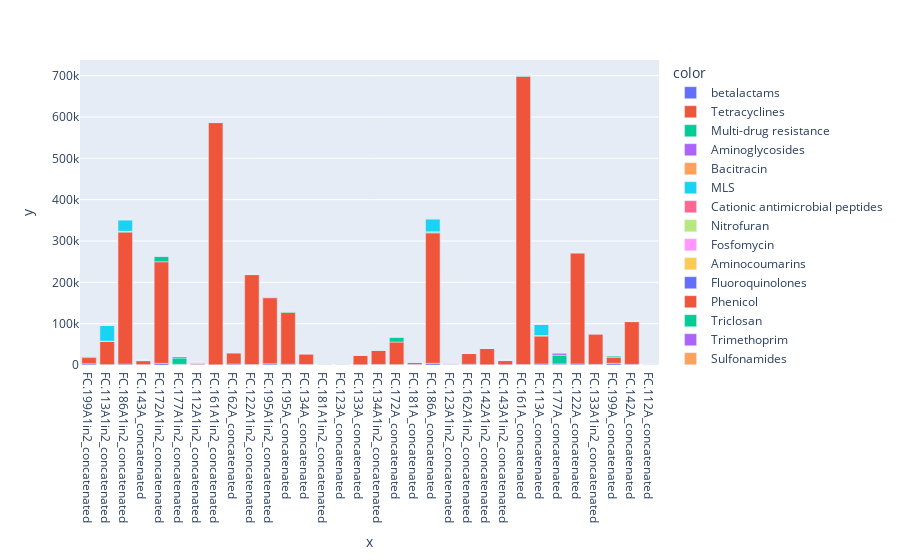

The cell this chart's notebook holds for it:
### Code cell
import plotly.express as px

#df.plot(kind='bar', x='ID', y='Normalized_Count',fill='Name', mode='stack')

px.bar(x=class_df['ID'], y=class_df['Normalized_Count'] , color=class_df['Name']) # hover text goes here

### Figure 1 — Plotly figure (JSON) as saved in the notebook; plotly's stock layout.template omitted (floating-point values rounded to 4 significant figures)
{"data": [{"alignmentgroup": "True", "hovertemplate": "color=betalactams<br>x=%{x}<br>y=%{y}<extra></extra>", "legendgroup": "betalactams", "marker": {"color": "#636efa"}, "name": "betalactams", "offsetgroup": "betalactams", "orientation": "v", "showlegend": true, "textposition": "auto", "type": "bar", "x": ["FC.199A1in2_concatenated", "FC.113A1in2_concatenated", "FC.186A1in2_concatenated", "FC.143A_concatenated", "FC.172A1in2_concatenated", "FC.177A1in2_concatenated", "FC.112A1in2_concatenated", "FC.161A1in2_concatenated", "FC.162A_concatenated", "FC.122A1in2_concatenated", "FC.195A1in2_concatenated", "FC.195A_concatenated", "FC.134A_concatenated", "FC.181A1in2_concatenated", "FC.123A_concatenated", "FC.133A_concatenated", "FC.134A1in2_concatenated", "FC.172A_concatenated", "FC.181A_concatenated", "FC.186A_concatenated", "FC.123A1in2_concatenated", "FC.162A1in2_concatenated", "FC.142A1in2_concatenated", "FC.143A1in2_concatenated", "FC.161A_concatenated", "FC.113A_concatenated", "FC.177A_concatenated", "FC.122A_concatenated", "FC.133A1in2_concatenated", "FC.199A_concatenated", "FC.142A_concatenated", "FC.112A_concatenated"], "xaxis": "x", "y": [2967.0, 923.1, 2083.0, 946.4, 4013.0, 1603.0, 1427.0, 327.6, 2250.0, 1000.0, 2813.0, 1944.0, 1229.0, 476.2, 1192.0, 600.0, 1355.0, 935.5, 1485.0, 4188.0, 1400.0, 1855.0, 545.5, 750.0, 1068.0, 2327.0, 2438.0, 2429.0, 1477.0, 4060.0, 1520.0, 340.0], "yaxis": "y"}, {"alignmentgroup": "True", "hovertemplate": "color=Tetracyclines<br>x=%{x}<br>y=%{y}<extra></extra>", "legendgroup": "Tetracyclines", "marker": {"color": "#EF553B"}, "name": "Tetracyclines", "offsetgroup": "Tetracyclines", "orientation": "v", "showlegend": true, "textposition": "auto", "type": "bar", "x": ["FC.199A1in2_concatenated", "FC.113A1in2_concatenated", "FC.186A1in2_concatenated", "FC.143A_concatenated", "FC.172A1in2_concatenated", "FC.177A1in2_concatenated", "FC.112A1in2_concatenated", "FC.161A1in2_concatenated", "FC.162A_concatenated", "FC.122A1in2_concatenated", "FC.195A1in2_concatenated", "FC.195A_concatenated", "FC.134A_concatenated", "FC.181A1in2_concatenated", "FC.123A_concatenated", "FC.133A_concatenated", "FC.134A1in2_concatenated", "FC.172A_concatenated", "FC.181A_concatenated", "FC.186A_concatenated", "FC.123A1in2_concatenated", "FC.162A1in2_concatenated", "FC.142A1in2_concatenated", "FC.143A1in2_concatenated", "FC.161A_concatenated", "FC.113A_concatenated", "FC.177A_concatenated", "FC.122A_concatenated", "FC.133A1in2_concatenated", "FC.199A_concatenated", "FC.142A_concatenated", "FC.112A_concatenated"], "xaxis": "x", "y": [15000.0, 56310.0, 319400.0, 9607.0, 245700.0, 101.2, 2750.0, 586100.0, 26770.0, 217600.0, 160000.0, 125300.0, 25600.0, 1476.0, 576.9, 23160.0, 34840.0, 54650.0, 4818.0, 315500.0, 538.5, 25840.0, 39480.0, 10000.0, 697200.0, 68270.0, 222.2, 268700.0, 73650.0, 14720.0, 103400.0, 660.0], "yaxis": "y"}, {"alignmentgroup": "True", "hovertemplate": "color=Multi-drug resistance<br>x=%{x}<br>y=%{y}<extra></extra>", "legendgroup": "Multi-drug resistance", "marker": {"color": "#00cc96"}, "name": "Multi-drug resistance", "offsetgroup": "Multi-drug resistance", "orientation": "v", "showlegend": true, "textposition": "auto", "type": "bar", "x": ["FC.199A1in2_concatenated", "FC.113A1in2_concatenated", "FC.186A1in2_concatenated", "FC.143A_concatenated", "FC.172A1in2_concatenated", "FC.177A1in2_concatenated", "FC.112A1in2_concatenated", "FC.161A1in2_concatenated", "FC.162A_concatenated", "FC.122A1in2_concatenated", "FC.195A1in2_concatenated", "FC.195A_concatenated", "FC.134A_concatenated", "FC.181A1in2_concatenated", "FC.123A_concatenated", "FC.133A_concatenated", "FC.134A1in2_concatenated", "FC.172A_concatenated", "FC.181A_concatenated", "FC.186A_concatenated", "FC.123A1in2_concatenated", "FC.162A1in2_concatenated", "FC.142A1in2_concatenated", "FC.143A1in2_concatenated", "FC.161A_concatenated", "FC.113A_concatenated", "FC.177A_concatenated", "FC.122A_concatenated", "FC.133A1in2_concatenated", "FC.199A_concatenated", "FC.142A_concatenated", "FC.112A_concatenated"], "xaxis": "x", "y": [3377.0, 0, 1694.0, 232.1, 13860.0, 15210.0, 520.8, 1655.0, 1784.0, 280.7, 1703.0, 2639.0, 400.0, 142.9, 269.2, 360.0, 290.3, 11940.0, 151.5, 2176.0, 123.1, 1000.0, 212.1, 0, 1500.0, 183.7, 20940.0, 457.1, 227.3, 3313.0, 440.0, 280.0], "yaxis": "y"}, {"alignmentgroup": "True", "hovertemplate": "color=Aminoglycosides<br>x=%{x}<br>y=%{y}<extra></extra>", "legendgroup": "Aminoglycosides", "marker": {"color": "#ab63fa"}, "name": "Aminoglycosides", "offsetgroup": "Aminoglycosides", "orientation": "v", "showlegend": true, "textposition": "auto", "type": "bar", "x": ["FC.199A1in2_concatenated", "FC.113A1in2_concatenated", "FC.186A1in2_concatenated", "FC.143A_concatenated", "FC.172A1in2_concatenated", "FC.177A1in2_concatenated", "FC.112A1in2_concatenated", "FC.161A1in2_concatenated", "FC.162A_concatenated", "FC.122A1in2_concatenated", "FC.195A1in2_concatenated", "FC.195A_concatenated", "FC.134A_concatenated", "FC.181A1in2_concatenated", "FC.123A_concatenated", "FC.133A_concatenated", "FC.134A1in2_concatenated", "FC.172A_concatenated", "FC.181A_concatenated", "FC.186A_concatenated", "FC.123A1in2_concatenated", "FC.162A1in2_concatenated", "FC.142A1in2_concatenated", "FC.143A1in2_concatenated", "FC.161A_concatenated", "FC.113A_concatenated", "FC.177A_concatenated", "FC.122A_concatenated", "FC.133A1in2_concatenated", "FC.199A_concatenated", "FC.142A_concatenated", "FC.112A_concatenated"], "xaxis": "x", "y": [557.4, 410.3, 291.7, 232.1, 592.1, 3850.0, 1188.0, 172.4, 420.5, 175.4, 625.0, 472.2, 428.6, 690.5, 730.8, 200.0, 451.6, 258.1, 848.5, 411.8, 1277.0, 345.5, 121.2, 225.0, 500.0, 479.6, 5645.0, 657.1, 704.5, 723.9, 480.0, 380.0], "yaxis": "y"}, {"alignmentgroup": "True", "hovertemplate": "color=Bacitracin<br>x=%{x}<br>y=%{y}<extra></extra>", "legendgroup": "Bacitracin", "marker": {"color": "#FFA15A"}, "name": "Bacitracin", "offsetgroup": "Bacitracin", "orientation": "v", "showlegend": true, "textposition": "auto", "type": "bar", "x": ["FC.199A1in2_concatenated", "FC.113A1in2_concatenated", "FC.186A1in2_concatenated", "FC.143A_concatenated", "FC.172A1in2_concatenated", "FC.177A1in2_concatenated", "FC.112A1in2_concatenated", "FC.161A1in2_concatenated", "FC.162A_concatenated", "FC.122A1in2_concatenated", "FC.195A1in2_concatenated", "FC.195A_concatenated", "FC.134A_concatenated", "FC.181A1in2_concatenated", "FC.123A_concatenated", "FC.133A_concatenated", "FC.134A1in2_concatenated", "FC.172A_concatenated", "FC.181A_concatenated", "FC.186A_concatenated", "FC.123A1in2_concatenated", "FC.162A1in2_concatenated", "FC.142A1in2_concatenated", "FC.143A1in2_concatenated", "FC.161A_concatenated", "FC.113A_concatenated", "FC.177A_concatenated", "FC.122A_concatenated", "FC.133A1in2_concatenated", "FC.199A_concatenated", "FC.142A_concatenated", "FC.112A_concatenated"], "xaxis": "x", "y": [0, 0, 0, 0, 0, 194.3, 62.5, 0, 22.73, 0, 0, 0, 0, 0, 0, 0, 0, 0, 0, 0, 0, 0, 0, 0, 0, 0, 416.7, 0, 0, 0, 0, 40.0], "yaxis": "y"}, {"alignmentgroup": "True", "hovertemplate": "color=MLS<br>x=%{x}<br>y=%{y}<extra></extra>", "legendgroup": "MLS", "marker": {"color": "#19d3f3"}, "name": "MLS", "offsetgroup": "MLS", "orientation": "v", "showlegend": true, "textposition": "auto", "type": "bar", "x": ["FC.199A1in2_concatenated", "FC.113A1in2_concatenated", "FC.186A1in2_concatenated", "FC.143A_concatenated", "FC.172A1in2_concatenated", "FC.177A1in2_concatenated", "FC.112A1in2_concatenated", "FC.161A1in2_concatenated", "FC.162A_concatenated", "FC.122A1in2_concatenated", "FC.195A1in2_concatenated", "FC.195A_concatenated", "FC.134A_concatenated", "FC.181A1in2_concatenated", "FC.123A_concatenated", "FC.133A_concatenated", "FC.134A1in2_concatenated", "FC.172A_concatenated", "FC.181A_concatenated", "FC.186A_concatenated", "FC.123A1in2_concatenated", "FC.162A1in2_concatenated", "FC.142A1in2_concatenated", "FC.143A1in2_concatenated", "FC.161A_concatenated", "FC.113A_concatenated", "FC.177A_concatenated", "FC.122A_concatenated", "FC.133A1in2_concatenated", "FC.199A_concatenated", "FC.142A_concatenated", "FC.112A_concatenated"], "xaxis": "x", "y": [131.1, 38970.0, 27310.0, 0, 210.5, 64.78, 239.6, 155.2, 238.6, 210.5, 484.4, 666.7, 200.0, 47.62, 0, 640.0, 64.52, 1355.0, 303.0, 30750.0, 92.31, 218.2, 60.61, 0, 135.1, 26790.0, 70.99, 71.43, 1432.0, 44.78, 40.0, 120.0], "yaxis": "y"}, {"alignmentgroup": "True", "hovertemplate": "color=Cationic antimicrobial peptides<br>x=%{x}<br>y=%{y}<extra></extra>", "legendgroup": "Cationic antimicrobial peptides", "marker": {"color": "#FF6692"}, "name": "Cationic antimicrobial peptides", "offsetgroup": "Cationic antimicrobial peptides", "orientation": "v", "showlegend": true, "textposition": "auto", "type": "bar", "x": ["FC.199A1in2_concatenated", "FC.113A1in2_concatenated", "FC.186A1in2_concatenated", "FC.143A_concatenated", "FC.172A1in2_concatenated", "FC.177A1in2_concatenated", "FC.112A1in2_concatenated", "FC.161A1in2_concatenated", "FC.162A_concatenated", "FC.122A1in2_concatenated", "FC.195A1in2_concatenated", "FC.195A_concatenated", "FC.134A_concatenated", "FC.181A1in2_concatenated", "FC.123A_concatenated", "FC.133A_concatenated", "FC.134A1in2_concatenated", "FC.172A_concatenated", "FC.181A_concatenated", "FC.186A_concatenated", "FC.123A1in2_concatenated", "FC.162A1in2_concatenated", "FC.142A1in2_concatenated", "FC.143A1in2_concatenated", "FC.161A_concatenated", "FC.113A_concatenated", "FC.177A_concatenated", "FC.122A_concatenated", "FC.133A1in2_concatenated", "FC.199A_concatenated", "FC.142A_concatenated", "FC.112A_concatenated"], "xaxis": "x", "y": [49.18, 51.28, 1403.0, 0, 315.8, 433.2, 0, 0, 79.55, 35.09, 78.13, 138.9, 0, 0, 0, 0, 0, 64.52, 0, 2812.0, 0, 54.55, 0, 0, 13.51, 71.43, 503.1, 71.43, 0, 89.55, 0, 0], "yaxis": "y"}, {"alignmentgroup": "True", "hovertemplate": "color=Nitrofuran<br>x=%{x}<br>y=%{y}<extra></extra>", "legendgroup": "Nitrofuran", "marker": {"color": "#B6E880"}, "name": "Nitrofuran", "offsetgroup": "Nitrofuran", "orientation": "v", "showlegend": true, "textposition": "auto", "type": "bar", "x": ["FC.199A1in2_concatenated", "FC.113A1in2_concatenated", "FC.186A1in2_concatenated", "FC.143A_concatenated", "FC.172A1in2_concatenated", "FC.177A1in2_concatenated", "FC.112A1in2_concatenated", "FC.161A1in2_concatenated", "FC.162A_concatenated", "FC.122A1in2_concatenated", "FC.195A1in2_concatenated", "FC.195A_concatenated", "FC.134A_concatenated", "FC.181A1in2_concatenated", "FC.123A_concatenated", "FC.133A_concatenated", "FC.134A1in2_concatenated", "FC.172A_concatenated", "FC.181A_concatenated", "FC.186A_concatenated", "FC.123A1in2_concatenated", "FC.162A1in2_concatenated", "FC.142A1in2_concatenated", "FC.143A1in2_concatenated", "FC.161A_concatenated", "FC.113A_concatenated", "FC.177A_concatenated", "FC.122A_concatenated", "FC.133A1in2_concatenated", "FC.199A_concatenated", "FC.142A_concatenated", "FC.112A_concatenated"], "xaxis": "x", "y": [0, 0, 0, 0, 0, 48.58, 20.83, 0, 0, 0, 0, 0, 0, 0, 0, 0, 0, 0, 0, 0, 0, 0, 0, 0, 0, 0, 30.86, 0, 0, 14.93, 0, 0], "yaxis": "y"}, {"alignmentgroup": "True", "hovertemplate": "color=Fosfomycin<br>x=%{x}<br>y=%{y}<extra></extra>", "legendgroup": "Fosfomycin", "marker": {"color": "#FF97FF"}, "name": "Fosfomycin", "offsetgroup": "Fosfomycin", "orientation": "v", "showlegend": true, "textposition": "auto", "type": "bar", "x": ["FC.199A1in2_concatenated", "FC.113A1in2_concatenated", "FC.186A1in2_concatenated", "FC.143A_concatenated", "FC.172A1in2_concatenated", "FC.177A1in2_concatenated", "FC.112A1in2_concatenated", "FC.161A1in2_concatenated", "FC.162A_concatenated", "FC.122A1in2_concatenated", "FC.195A1in2_concatenated", "FC.195A_concatenated", "FC.134A_concatenated", "FC.181A1in2_concatenated", "FC.123A_concatenated", "FC.133A_concatenated", "FC.134A1in2_concatenated", "FC.172A_concatenated", "FC.181A_concatenated", "FC.186A_concatenated", "FC.123A1in2_concatenated", "FC.162A1in2_concatenated", "FC.142A1in2_concatenated", "FC.143A1in2_concatenated", "FC.161A_concatenated", "FC.113A_concatenated", "FC.177A_concatenated", "FC.122A_concatenated", "FC.133A1in2_concatenated", "FC.199A_concatenated", "FC.142A_concatenated", "FC.112A_concatenated"], "xaxis": "x", "y": [0, 0, 0, 0, 0, 8.097, 0, 0, 0, 35.09, 0, 0, 0, 0, 0, 0, 0, 0, 0, 0, 46.15, 36.36, 0, 0, 0, 0, 0, 0, 0, 0, 0, 0], "yaxis": "y"}, {"alignmentgroup": "True", "hovertemplate": "color=Aminocoumarins<br>x=%{x}<br>y=%{y}<extra></extra>", "legendgroup": "Aminocoumarins", "marker": {"color": "#FECB52"}, "name": "Aminocoumarins", "offsetgroup": "Aminocoumarins", "orientation": "v", "showlegend": true, "textposition": "auto", "type": "bar", "x": ["FC.199A1in2_concatenated", "FC.113A1in2_concatenated", "FC.186A1in2_concatenated", "FC.143A_concatenated", "FC.172A1in2_concatenated", "FC.177A1in2_concatenated", "FC.112A1in2_concatenated", "FC.161A1in2_concatenated", "FC.162A_concatenated", "FC.122A1in2_concatenated", "FC.195A1in2_concatenated", "FC.195A_concatenated", "FC.134A_concatenated", "FC.181A1in2_concatenated", "FC.123A_concatenated", "FC.133A_concatenated", "FC.134A1in2_concatenated", "FC.172A_concatenated", "FC.181A_concatenated", "FC.186A_concatenated", "FC.123A1in2_concatenated", "FC.162A1in2_concatenated", "FC.142A1in2_concatenated", "FC.143A1in2_concatenated", "FC.161A_concatenated", "FC.113A_concatenated", "FC.177A_concatenated", "FC.122A_concatenated", "FC.133A1in2_concatenated", "FC.199A_concatenated", "FC.142A_concatenated", "FC.112A_concatenated"], "xaxis": "x", "y": [0, 0, 0, 0, 0, 0, 0, 0, 11.36, 0, 0, 0, 0, 0, 0, 0, 0, 32.26, 0, 0, 0, 18.18, 0, 0, 0, 0, 0, 0, 0, 7.463, 0, 0], "yaxis": "y"}, {"alignmentgroup": "True", "hovertemplate": "color=Fluoroquinolones<br>x=%{x}<br>y=%{y}<extra></extra>", "legendgroup": "Fluoroquinolones", "marker": {"color": "#636efa"}, "name": "Fluoroquinolones", "offsetgroup": "Fluoroquinolones", "orientation": "v", "showlegend": true, "textposition": "auto", "type": "bar", "x": ["FC.199A1in2_concatenated", "FC.113A1in2_concatenated", "FC.186A1in2_concatenated", "FC.143A_concatenated", "FC.172A1in2_concatenated", "FC.177A1in2_concatenated", "FC.112A1in2_concatenated", "FC.161A1in2_concatenated", "FC.162A_concatenated", "FC.122A1in2_concatenated", "FC.195A1in2_concatenated", "FC.195A_concatenated", "FC.134A_concatenated", "FC.181A1in2_concatenated", "FC.123A_concatenated", "FC.133A_concatenated", "FC.134A1in2_concatenated", "FC.172A_concatenated", "FC.181A_concatenated", "FC.186A_concatenated", "FC.123A1in2_concatenated", "FC.162A1in2_concatenated", "FC.142A1in2_concatenated", "FC.143A1in2_concatenated", "FC.161A_concatenated", "FC.113A_concatenated", "FC.177A_concatenated", "FC.122A_concatenated", "FC.133A1in2_concatenated", "FC.199A_concatenated", "FC.142A_concatenated", "FC.112A_concatenated"], "xaxis": "x", "y": [0, 0, 0, 0, 0, 4.049, 0, 0, 0, 0, 0, 0, 0, 0, 0, 0, 0, 0, 0, 0, 0, 0, 0, 0, 0, 0, 21.6, 0, 0, 0, 0, 0], "yaxis": "y"}, {"alignmentgroup": "True", "hovertemplate": "color=Phenicol<br>x=%{x}<br>y=%{y}<extra></extra>", "legendgroup": "Phenicol", "marker": {"color": "#EF553B"}, "name": "Phenicol", "offsetgroup": "Phenicol", "orientation": "v", "showlegend": true, "textposition": "auto", "type": "bar", "x": ["FC.199A1in2_concatenated", "FC.113A1in2_concatenated", "FC.186A1in2_concatenated", "FC.143A_concatenated", "FC.172A1in2_concatenated", "FC.177A1in2_concatenated", "FC.112A1in2_concatenated", "FC.161A1in2_concatenated", "FC.162A_concatenated", "FC.122A1in2_concatenated", "FC.195A1in2_concatenated", "FC.195A_concatenated", "FC.134A_concatenated", "FC.181A1in2_concatenated", "FC.123A_concatenated", "FC.133A_concatenated", "FC.134A1in2_concatenated", "FC.172A_concatenated", "FC.181A_concatenated", "FC.186A_concatenated", "FC.123A1in2_concatenated", "FC.162A1in2_concatenated", "FC.142A1in2_concatenated", "FC.143A1in2_concatenated", "FC.161A_concatenated", "FC.113A_concatenated", "FC.177A_concatenated", "FC.122A_concatenated", "FC.133A1in2_concatenated", "FC.199A_concatenated", "FC.142A_concatenated", "FC.112A_concatenated"], "xaxis": "x", "y": [0, 0, 0, 0, 0, 8.097, 406.3, 34.48, 0, 0, 62.5, 0, 114.3, 119.0, 0, 80.0, 161.3, 0, 0, 11.76, 123.1, 0, 0, 0, 27.03, 61.22, 0, 28.57, 45.45, 7.463, 40.0, 40.0], "yaxis": "y"}, {"alignmentgroup": "True", "hovertemplate": "color=Triclosan<br>x=%{x}<br>y=%{y}<extra></extra>", "legendgroup": "Triclosan", "marker": {"color": "#00cc96"}, "name": "Triclosan", "offsetgroup": "Triclosan", "orientation": "v", "showlegend": true, "textposition": "auto", "type": "bar", "x": ["FC.199A1in2_concatenated", "FC.113A1in2_concatenated", "FC.186A1in2_concatenated", "FC.143A_concatenated", "FC.172A1in2_concatenated", "FC.177A1in2_concatenated", "FC.112A1in2_concatenated", "FC.161A1in2_concatenated", "FC.162A_concatenated", "FC.122A1in2_concatenated", "FC.195A1in2_concatenated", "FC.195A_concatenated", "FC.134A_concatenated", "FC.181A1in2_concatenated", "FC.123A_concatenated", "FC.133A_concatenated", "FC.134A1in2_concatenated", "FC.172A_concatenated", "FC.181A_concatenated", "FC.186A_concatenated", "FC.123A1in2_concatenated", "FC.162A1in2_concatenated", "FC.142A1in2_concatenated", "FC.143A1in2_concatenated", "FC.161A_concatenated", "FC.113A_concatenated", "FC.177A_concatenated", "FC.122A_concatenated", "FC.133A1in2_concatenated", "FC.199A_concatenated", "FC.142A_concatenated", "FC.112A_concatenated"], "xaxis": "x", "y": [0, 0, 0, 0, 13.16, 0, 0, 0, 0, 0, 0, 0, 0, 0, 0, 0, 0, 0, 0, 0, 0, 0, 0, 0, 0, 0, 0, 0, 0, 0, 0, 0], "yaxis": "y"}, {"alignmentgroup": "True", "hovertemplate": "color=Trimethoprim<br>x=%{x}<br>y=%{y}<extra></extra>", "legendgroup": "Trimethoprim", "marker": {"color": "#ab63fa"}, "name": "Trimethoprim", "offsetgroup": "Trimethoprim", "orientation": "v", "showlegend": true, "textposition": "auto", "type": "bar", "x": ["FC.199A1in2_concatenated", "FC.113A1in2_concatenated", "FC.186A1in2_concatenated", "FC.143A_concatenated", "FC.172A1in2_concatenated", "FC.177A1in2_concatenated", "FC.112A1in2_concatenated", "FC.161A1in2_concatenated", "FC.162A_concatenated", "FC.122A1in2_concatenated", "FC.195A1in2_concatenated", "FC.195A_concatenated", "FC.134A_concatenated", "FC.181A1in2_concatenated", "FC.123A_concatenated", "FC.133A_concatenated", "FC.134A1in2_concatenated", "FC.172A_concatenated", "FC.181A_concatenated", "FC.186A_concatenated", "FC.123A1in2_concatenated", "FC.162A1in2_concatenated", "FC.142A1in2_concatenated", "FC.143A1in2_concatenated", "FC.161A_concatenated", "FC.113A_concatenated", "FC.177A_concatenated", "FC.122A_concatenated", "FC.133A1in2_concatenated", "FC.199A_concatenated", "FC.142A_concatenated", "FC.112A_concatenated"], "xaxis": "x", "y": [32.79, 51.28, 0, 71.43, 13.16, 8.097, 62.5, 0, 0, 35.09, 0, 0, 57.14, 95.24, 76.92, 80.0, 0, 0, 60.61, 23.53, 92.31, 0, 60.61, 50.0, 108.1, 20.41, 6.173, 0, 45.45, 0, 0, 40.0], "yaxis": "y"}, {"alignmentgroup": "True", "hovertemplate": "color=Sulfonamides<br>x=%{x}<br>y=%{y}<extra></extra>", "legendgroup": "Sulfonamides", "marker": {"color": "#FFA15A"}, "name": "Sulfonamides", "offsetgroup": "Sulfonamides", "orientation": "v", "showlegend": true, "textposition": "auto", "type": "bar", "x": ["FC.199A1in2_concatenated", "FC.113A1in2_concatenated", "FC.186A1in2_concatenated", "FC.143A_concatenated", "FC.172A1in2_concatenated", "FC.177A1in2_concatenated", "FC.112A1in2_concatenated", "FC.161A1in2_concatenated", "FC.162A_concatenated", "FC.122A1in2_concatenated", "FC.195A1in2_concatenated", "FC.195A_concatenated", "FC.134A_concatenated", "FC.181A1in2_concatenated", "FC.123A_concatenated", "FC.133A_concatenated", "FC.134A1in2_concatenated", "FC.172A_concatenated", "FC.181A_concatenated", "FC.186A_concatenated", "FC.123A1in2_concatenated", "FC.162A1in2_concatenated", "FC.142A1in2_concatenated", "FC.143A1in2_concatenated", "FC.161A_concatenated", "FC.113A_concatenated", "FC.177A_concatenated", "FC.122A_concatenated", "FC.133A1in2_concatenated", "FC.199A_concatenated", "FC.142A_concatenated", "FC.112A_concatenated"], "xaxis": "x", "y": [0, 128.2, 27.78, 107.1, 0, 28.34, 281.3, 206.9, 125.0, 122.8, 171.9, 0, 85.71, 166.7, 192.3, 0, 290.3, 0, 363.6, 47.06, 476.9, 54.55, 181.8, 175.0, 364.9, 20.41, 80.25, 285.7, 68.18, 29.85, 80.0, 20.0], "yaxis": "y"}], "layout": {"barmode": "relative", "legend": {"title": {"text": "color"}, "tracegroupgap": 0}, "margin": {"t": 60}, "xaxis": {"anchor": "y", "domain": [0, 1], "title": {"text": "x"}}, "yaxis": {"anchor": "x", "domain": [0, 1], "title": {"text": "y"}}}}
